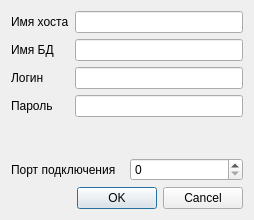
<?xml version="1.0" encoding="UTF-8"?>
<ui version="4.0">
 <class>Dialog</class>
 <widget class="QDialog" name="Dialog">
  <property name="geometry">
   <rect>
    <x>0</x>
    <y>0</y>
    <width>254</width>
    <height>220</height>
   </rect>
  </property>
  <property name="windowTitle">
   <string>Dialog</string>
  </property>
  <layout class="QGridLayout" name="gridLayout">
   <item row="0" column="0" colspan="2">
    <layout class="QFormLayout" name="formLayout">
     <item row="0" column="0">
      <widget class="QLabel" name="lb_host">
       <property name="text">
        <string>Имя хоста</string>
       </property>
      </widget>
     </item>
     <item row="0" column="1">
      <widget class="QLineEdit" name="line_host"/>
     </item>
     <item row="1" column="0">
      <widget class="QLabel" name="lb_Dbase">
       <property name="text">
        <string>Имя БД</string>
       </property>
      </widget>
     </item>
     <item row="1" column="1">
      <widget class="QLineEdit" name="line_nameDBase"/>
     </item>
     <item row="2" column="0">
      <widget class="QLabel" name="lb_login">
       <property name="text">
        <string>Логин</string>
       </property>
      </widget>
     </item>
     <item row="2" column="1">
      <widget class="QLineEdit" name="line_login"/>
     </item>
     <item row="3" column="0">
      <widget class="QLabel" name="lb_pass">
       <property name="text">
        <string>Пароль</string>
       </property>
      </widget>
     </item>
     <item row="3" column="1">
      <widget class="QLineEdit" name="line_pass"/>
     </item>
    </layout>
   </item>
   <item row="1" column="0">
    <widget class="QLabel" name="lb_port">
     <property name="text">
      <string>Порт подключения</string>
     </property>
    </widget>
   </item>
   <item row="1" column="1">
    <widget class="QSpinBox" name="sb_port">
     <property name="maximum">
      <number>40000</number>
     </property>
    </widget>
   </item>
   <item row="2" column="0" colspan="2">
    <widget class="QDialogButtonBox" name="buttonBox">
     <property name="orientation">
      <enum>Qt::Horizontal</enum>
     </property>
     <property name="standardButtons">
      <set>QDialogButtonBox::Cancel|QDialogButtonBox::Ok</set>
     </property>
    </widget>
   </item>
  </layout>
 </widget>
 <resources/>
 <connections>
  <connection>
   <sender>buttonBox</sender>
   <signal>accepted()</signal>
   <receiver>Dialog</receiver>
   <slot>accept()</slot>
   <hints>
    <hint type="sourcelabel">
     <x>248</x>
     <y>254</y>
    </hint>
    <hint type="destinationlabel">
     <x>157</x>
     <y>274</y>
    </hint>
   </hints>
  </connection>
  <connection>
   <sender>buttonBox</sender>
   <signal>rejected()</signal>
   <receiver>Dialog</receiver>
   <slot>reject()</slot>
   <hints>
    <hint type="sourcelabel">
     <x>316</x>
     <y>260</y>
    </hint>
    <hint type="destinationlabel">
     <x>286</x>
     <y>274</y>
    </hint>
   </hints>
  </connection>
 </connections>
</ui>
